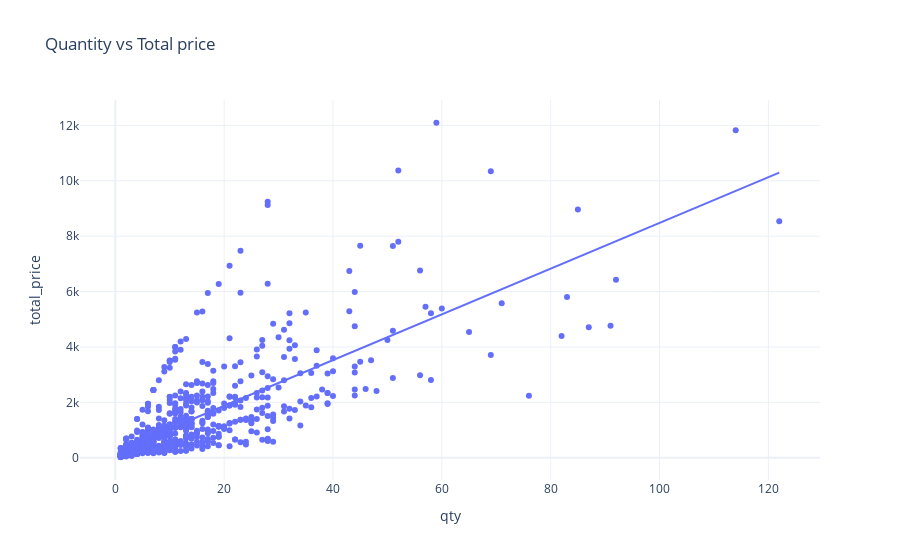

The notebook cell this image was saved under:
### Markdown cell above
Relationship between qualtity and total prices using scatter plot

### Code cell
fig = px.scatter(data,
                x='qty',
                y='total_price',
                title='Quantity vs Total price',trendline='ols')
fig.show()

### Figure 1 — Plotly figure (JSON) as saved in the notebook; plotly's stock layout.template omitted (floating-point values rounded to 4 significant figures; data arrays with more than 128 entries replaced by an {"elided": "..."} marker saying what was removed)
{"data": [{"hovertemplate": "qty=%{x}<br>total_price=%{y}<extra></extra>", "legendgroup": "", "marker": {"color": "#636efa", "symbol": "circle"}, "mode": "markers", "name": "", "orientation": "v", "showlegend": false, "type": "scatter", "x": {"elided": "676 int values"}, "xaxis": "x", "y": {"elided": "676 float values"}, "yaxis": "y"}, {"hovertemplate": "<b>OLS trendline</b><br>total_price = 82.5219 * qty + 226.507<br>R<sup>2</sup>=0.561908<br><br>qty=%{x}<br>total_price=%{y} <b>(trend)</b><extra></extra>", "legendgroup": "", "marker": {"color": "#636efa", "symbol": "circle"}, "mode": "lines", "name": "", "showlegend": false, "type": "scatter", "x": {"elided": "676 int values"}, "xaxis": "x", "y": {"elided": "676 float values"}, "yaxis": "y"}], "layout": {"autosize": true, "legend": {"tracegroupgap": 0}, "title": {"text": "Quantity vs Total price"}, "xaxis": {"anchor": "y", "autorange": true, "domain": [0, 1], "range": [-6.322, 129.3], "title": {"text": "qty"}, "type": "linear"}, "yaxis": {"anchor": "x", "autorange": true, "domain": [0, 1], "range": [-976.6, 13090.0], "title": {"text": "total_price"}, "type": "linear"}}}
